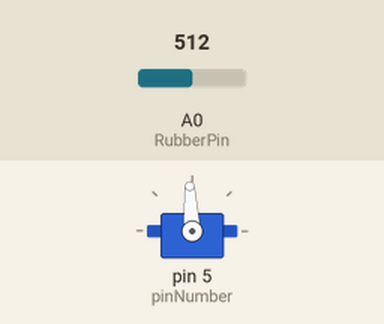
Simulated run of this sketch. Board: Arduino Uno, built with avr-gcc and run on an emulated ATmega328P. On the bench: servo. Inputs (shaded band) come from the test bench; at power-on: A0 (RubberPin) = 512. What the sketch prints to the serial monitor is not drawn.

Above: at 1.8 s.
1.9 s: A0 (RubberPin) set to 1008
At 5.2 s:
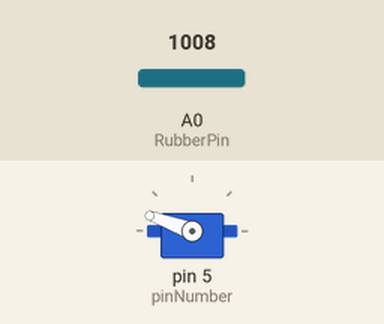
5.5 s: A0 (RubberPin) set to 1023
At 13.8 s:
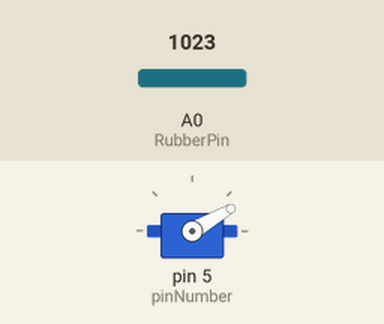
Timing chart, 0 to 14.5 s (numbered marks = the images above; inputs shaded):
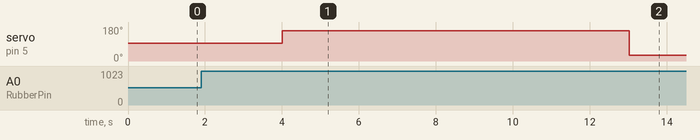

The sketch:

main.ino
```cpp
// V2.2 Changed lines 66, 70, 73, 123 for motors/circuits that don't stop when given the stop command or when the simulation ends
// BEFORE STARTING: Go to Tools > Serial Monitor and have the serial monitor opened. Read through the code and change the fields marked with "TO CHANGE" in the comments. The servo motor only operates in 4-6V range.
// remember that you can restart the Arduino code at anytime by pressing the white button on the Arduino
/*
PURPOSE: Measure the voltage of the rubber wire within a sampling duration and calculate the resistance. Now with a servo motor code integrated.
INPUTS: Reads the resistance of the rubber wire
OUTPUTS: Data in the serial monitor (voltage of rubber wire in volts, resistance of rubber wire in ohms, and sample time in seconds). Now also controls a servo motor
Easily copy-paste the data into a spreadsheet by following the steps below:
    1) Start the Serial Monitor by going to "Tools > Serial Monitor" in the toolbar visible at the top of the IDE
    2) Click and select the entire selection of data in the serial monitor, press Ctrl+C to copy
    3) A necessary intermediary step for the data to paste into individual cells is to open up a notepad application and paste the data into the blank notepad and save it as a text file
    4) Open Excel. In the toolbar, navigate to Data > From Text/CSV or Data > From Text file and select the text file from step 3
*/
#include <Servo.h> // necessary library to code servos
Servo servo1; // creates a motor object. Naming it servo1 by convention.

#define STOP_TIME 15  // TO CHANGE: set the length of time you wish to record the data for (in seconds). Both motor motions and rubber resistance measurements will stop at STOP_TIME

const int pinNumber = 5; // pin the motor's yellow wire (control signal) is connected to, can be any digital pin

// TO CHANGE: the array below is used to control the servo motor's direction and speed
// cw = clockwise, ccw = counter-clockwise, stop = stops the motor
// To add more motions, increase the number of the first index (default set to 4)
String mtr_motions[4][2] = {{"cw","slow"},{"ccw","fast"},{"stop","na"},{"cw","fast"}};

// TO CHANGE: the array below is used by the move_mtr() function to specify the time t where the motor's motion in the mtr_motions[] array will stop
// The first motion will stop at time t = a where a is the 1st index value (time is in seconds). The second motion will start when the first motion ends. The second motion will end at time t = b which is the 2nd index value. And so on
// For example with the default code, the motor will:
//            (1) rotate clockwise slowly between time 0-3 seconds
//            (2) rotate counter-clockwise fast between time 3-7 seconds
//            (3) stop moving between time 7-12 seconds
//            (4) rotate clockwise fast between time 12-15 seconds
// *IMPORTANT* the last index's value (default 15 below) must equal STOP_TIME in line 16. Otherwise, one of the error messages will keep triggering in the serial monitor.
int mtr_stop_times[4] = {3,7,12,15}; // default 4 stop time intervals of the motor's motions (in seconds)
int j = 0; // counter variable for motor movement


int RubberPin = A0;                // input pin that reads the voltage drop across the rubber wire, can be any of the analog pins A0-A5
const int Resistor = 2200;         // TO CHANGE: this is the fixed value of the other resistor in the voltage divider circuit
const int sample_interval = 1000;  // TO CHANGE: interval of time between resistance measurements (in milliseconds)

float R_voltage;     // measured voltage drop value of the rubber wire
float R_resistance;  // calculated resistance value of the rubber wire
float sample_time;     // sample time the resistances are sampled at, increments by sample_interval every loop
int i=0;             // counter for calculating sample time
bool written = false;  // true once all data has been outputed to serial monitor


void setup() {
  // startup the serial monitor for data to be displayed
  Serial.begin(9600);  // initialize serial communication, 9600 is the baud rate
  servo1.attach(pinNumber); // assigns pinNumber as the servo motor's control signal pin
  Serial.print('\n');  // starts the program on a new line in the serial monitor
  Serial.println("Sample Time,Voltage(V),Resistance(Ω)"); // prints the column headings
}


// Reads voltage drop of rubber wire, calculates resistance and outputs sample time, voltage and resistance to the serial monitor
// void loop() runs indefinitely, follow the steps in lines 5-9 of this code for pasting data into a spreadsheet
int maxRes = 0;
int minRes = 10000;
void loop() {

  // calls different motor motions based on comparing the current time of the program to the stop time's outlined in mtr_stop_times array
  // the current motion of the motor will be stopped and the next motion will begin. This is done by comparing against millis()
  // millis() returns the number of milliseconds passed since the Arduino board ran the program
  servo1.attach(pinNumber); // NEW CHANGE
  move_mtr(mtr_motions[j][0], mtr_motions[j][1]);
  if(millis() > mtr_stop_times[j]*1000){
    j++;
    servo1.detach(); // NEW CHANGE, 95 was not stopping the motor for some groups, so it is now being hard-stopped using the detach() method
  }

  if(millis() > STOP_TIME*1000){  // NEW CHANGE
    servo1.detach();
  }
  // process the input values
  R_voltage = analogRead(RubberPin) * (5.0 / 1023.0);     // analogRead() reads the voltage and returns a number betweenn 0 and 1023 that is proportional to the voltage. Therefore, to reverse this and get voltage readings, we must divide by 1023 and multiply by the input voltage of the circuit which is 5V
  R_resistance = Resistor * R_voltage / (5 - R_voltage);  // voltage divider equation re-arranged to find R2, R2 = R1*Vout/(Vin - Vout), where R2 is the rubber wire
  sample_time = sample_interval * i / 1000;               // computes the sample time the sample is taken at (in seconds)

  // print calculated values to serial monitor
  if(!written) {
    // compute and output the sample time into rows on the serial monitor each time void loop() runs
    Serial.print(sample_time);
    Serial.print(',');  // separating the samples by a comma such that the row can later be copy+pasted into individual spreadsheet cells
    Serial.print(R_voltage);
    Serial.print(',');
    Serial.print(R_resistance);
    //  checks if sample time has exceeded the desired stop time, if true, stop outputting data to the serial monitor
    if (sample_time >= STOP_TIME) {
      written = true;  // when true, no more data will be written to the serial monitor
    }
  }
  i++;
  delay(sample_interval);  // the loop is paused for the sample interval time
  if(R_resistance>maxRes){
    maxRes=R_resistance;
  }
  if(R_resistance<minRes){
    minRes=R_resistance;
  }
    Serial.print(',');
    Serial.print(minRes);
    Serial.print(',');
    Serial.print(maxRes);
    Serial.print(',');
    Serial.println("endofloop");
}


// PURPOSE: Rotates the motor at different directions and speeds based on pre-set values from mtr_motions and mtr_stop_times
//          servo.write() is used to control the speed and direction of the motor, it takes in an integer between 0-180 as its input.
//          Different brand servo motors may have different speeds assigned to the integers between 0-180.
// INPUTS: the motor direction and motor speed written by the student on line 23 (mtr_motions string)
// RETURNS: nothing

void move_mtr(String direction, String speed){
  if(direction == "cw"){
    if(speed == "slow"){
      servo1.write(93); // TO CHANGE: 93 is the slowest speed (90-93 are varying slow speeds that you can use)
    }else if(speed == "fast"){
      servo1.write(30); // 30 is the fastest speed (50 RPM)
    }else{
      Serial.println("ERROR: incorrect speed input");
    }
  }else if(direction == "ccw"){
    if(speed == "slow"){
      servo1.write(96); // TO CHANGE: 96 is the slowest speed (96-100 are varying slow speeds)
    }else if(speed == "fast"){
      servo1.write(160);  // 160 is the fastest speed
    }else{
      Serial.println("ERROR: incorrect speed input");
    }
  }else if(direction == "stop"){
    servo1.detach();  // NEW CHANGE
  }else{
    Serial.println("ERROR: incorrect direction input");
  }
}
```

Measured:
- the behaviour switches between 1022 and 1023 on A0 (RubberPin) (found by bisection; images 1 and 2)
